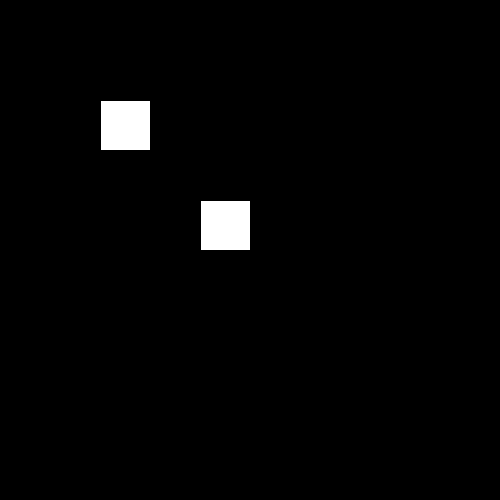
Frame 1 (no input)
Frame 60 (the mouse pressed at the canvas centre just before this capture): identical to frame 1, image omitted
Frame 120 (the mouse held since frame 60 and released just before this capture): identical to frame 1, image omitted

The Processing sketch that drew this single still picture (run headless with seeded random() and noise(); from frame 60 on, the mouse is pressed at the canvas centre):

// Processing sketch: RectangleColliding
// ── RectangleColliding.pde
int xLocation = 100;
int yLocation = 100;
int rectWidth = 50;
int rectHeight = 50;

int xLocation2 = 200;
int yLocation2 = 200;
int rectWidth2 = 50;
int rectHeight2 = 50;


void setup()
{
  size(500,500);  
}

void draw()
{
    background(0);
    rect(xLocation, yLocation, rectWidth, rectHeight);
    rect(xLocation2, yLocation2, rectWidth2, rectHeight2);
    
}

void keyPressed()
{
   if(keyCode == DOWN)
   {
      if(yLocation + rectHeight + 10 <= height && !rectColliding(xLocation + rectWidth + 10,xLocation2,xLocation,
      xLocation2 + rectWidth2,yLocation+rectHeight + 10,yLocation2,yLocation,yLocation2 + rectHeight2 + 10))
      {
        yLocation += 10;  
      }
      else
      {
         yLocation -=10; 
      }
      
       
   }
   else if(keyCode == UP)
   {
     if(yLocation - 10 >= 0 && !rectColliding(xLocation + rectWidth + 10,xLocation2,xLocation,
      xLocation2 + rectWidth2,yLocation+rectHeight + 10,yLocation2,yLocation,yLocation2 + rectHeight2 + 10))
      {
        yLocation -= 10;
      }
      else
      {
         yLocation += 10; 
      }
   }
   else if(keyCode == LEFT)
   {
     if(xLocation - 10 >= 0 && !rectColliding(xLocation + rectWidth + 10,xLocation2,xLocation,
      xLocation2 + rectWidth2+10,yLocation+rectHeight + 10,yLocation2,yLocation,yLocation2 + rectHeight2 + 10))
      {
        xLocation -= 10; 
      }
      else
      {
        xLocation += 10;
      }
   }
   else if(keyCode == RIGHT)
   {
     if(xLocation + rectWidth + 10 <= width && !rectColliding(xLocation + rectWidth + 10,xLocation2,xLocation,
      xLocation2 + rectWidth2,yLocation+rectHeight + 10,yLocation2,yLocation,yLocation2 + rectHeight2 + 10))
      {
        xLocation += 10;
      }
      else
      {
         xLocation -= 10; 
      }
   }
   
}

boolean rectColliding(int rectOneRight, int rectTwoLeft, int rectOneLeft, int rectTwoRight, 
  int rectOneBottom, int rectTwoTop, int rectOneTop, int rectTwoBottom)
{
  //evaluates to true if rectOne and rectTwo are colliding
  if (rectOneRight > rectTwoLeft && rectOneLeft < rectTwoRight && rectOneBottom > rectTwoTop && rectOneTop < rectTwoBottom)
  {

    return true;
  } else
  {
    return false;
  }
}
